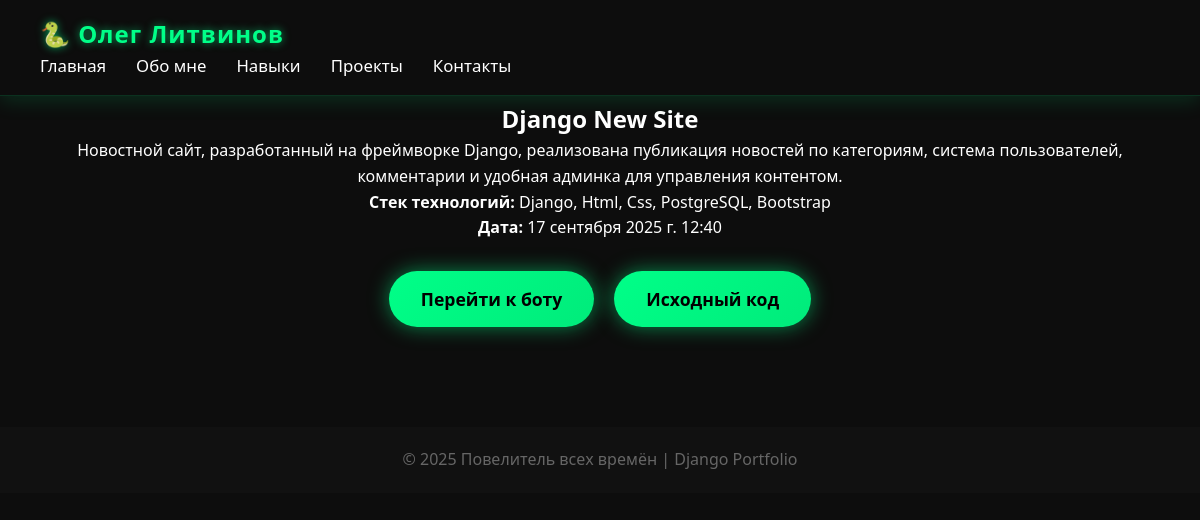
Screenshot of /project/2 with the database file from the repository.
### portfolio_siteapp/models.py (models this page shows, shortened)
class Project(models.Model):
    pr_name = models.CharField(max_length=64)
    pr_desc = models.TextField()
    pr_url = models.URLField(blank=True, null=True)
    pr_img = models.ImageField(upload_to='media/', null=True)
    pr_stech = models.TextField(null=True)
    pr_date = models.DateTimeField(auto_now_add=True)
    class Meta:
        verbose_name_plural = 'Проекты'

### portfolio_siteapp/views.py (the view)
# urls.py: path('project/<int:pk>', project_page)
def project_page(request, pk):
    project = Project.objects.get(id=pk)
    context = {
        'project': project
    }
    return render(request, 'project.html', context)

### portfolio_siteapp/templates/project.html (shortened to what this page needs)
<!DOCTYPE html>
<html lang="ru">
<head>
  {% load static %}
  <link rel="stylesheet" href="{% static 'css/style.css' %}">
</head>
<body>
  <header>
    <nav>
      <div class="logo">🐍 Олег Литвинов</div>
      <ul>
        <li><a href="/">Главная</a></li>
        <li><a href="#about">Обо мне</a></li>
        <li><a href="#skills">Навыки</a></li>
        <li><a href="#projects">Проекты</a></li>
        <li><a href="#contact">Контакты</a></li>
      </ul>
    </nav>
  </header>
  <section class="project-detail">
    <div class="project-header">
      <h1>{{ project.pr_name }}</h1>
    </div>
    <p class="project-description">{{ project.pr_desc }}</p>
    <div class="project-meta">
      <p><b>Стек технологий:</b> {{ project.pr_stech }}</p>
      <p><b>Дата:</b> {{ project.pr_date }}</p>
    </div>
      <div class="contact-buttons">
    <a href="https://t.me/EngleeshEgeBot" target="_blank" class="external-btn">Перейти к боту</a>
    <a href="https://github.com/YourRepo" target="_blank" class="external-btn">Исходный код</a>
  </div>
  </section>
  <footer>
    <p>© 2025 Повелитель всех времён | Django Portfolio</p>
  </footer>
</body>
</html>

### static/css/style.css (style rules this page uses)
* { margin: 0; padding: 0; box-sizing: border-box; font-family: "Segoe UI", sans-serif; }
body { background: #0d0d0d; color: #fff; line-height: 1.6; }
html { scroll-behavior: smooth; }
header { position: fixed; top: 0; width: 100%; background: rgba(15, 15, 15, 0.85); padding: 15px 40px; display: flex; justify-content: space-between; align-items: center; z-index: 1000; backdrop-filter: blur(12px); border-bottom: 1px solid rgba(0, 255, 136, 0.15); box-shadow: 0 4px 20px rgba(0, 255, 136, 0.15); }
header .logo { font-size: 1.5rem; font-weight: bold; color: #00ff88; letter-spacing: 1px; text-shadow: 0 0 8px rgba(0, 255, 136, 0.6); }
header ul { list-style: none; display: flex; gap: 30px; }
header ul li a { position: relative; text-decoration: none; color: #fff; font-size: 1.05rem; padding-bottom: 3px; transition: color 0.3s ease; }
header ul li a::after { content: ""; position: absolute; bottom: 0; left: 0; height: 2px; width: 0%; background: #00ff88; box-shadow: 0 0 8px rgba(0,255,136,0.8); transition: width 0.3s ease; }
section { padding: 100px 40px; text-align: center; }
.contact-buttons { display: flex; justify-content: center; flex-wrap: wrap; gap: 20px; margin-top: 30px; }
footer { padding: 20px; text-align: center; background: #111; color: #666; }
body { overflow-x: hidden; }
.external-btn { display: inline-block; padding: 14px 32px; font-size: 1.1rem; font-weight: bold; color: #000; text-decoration: none; border-radius: 40px; background: linear-gradient(135deg, #00ff88, #00cc66); box-shadow: 0 0 20px rgba(0,255,136,0.5); transition: transform 0.3s, box-shadow 0.3s, background-position 0.5s; position: relative; overflow: hidden; background-size: 300%; background-position: left; }

### rows the page displays
Project: pr_name "Django New Site", pr_desc "Новостной сайт, разработанный на фреймворке Django, реализована публикация новостей по категориям, система пользователей, комментарии и удобная админка для управления контентом.", pr_stech "Django, Html, Css, PostgreSQL, Bootstrap", pr_date "17 сентября 2025 г. 12:40"
